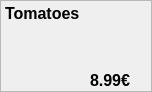
                         <widget class="QFrame" name="frame_9">
                          <property name="minimumSize">
                           <size>
                            <width>152</width>
                            <height>92</height>
                           </size>
                          </property>
                          <property name="maximumSize">
                           <size>
                            <width>152</width>
                            <height>92</height>
                           </size>
                          </property>
                          <property name="frameShape">
                           <enum>QFrame::StyledPanel</enum>
                          </property>
                          <property name="frameShadow">
                           <enum>QFrame::Raised</enum>
                          </property>
                          <widget class="QLabel" name="discountImageLabel8">
                           <property name="geometry">
                            <rect>
                             <x>30</x>
                             <y>20</y>
                             <width>81</width>
                             <height>51</height>
                            </rect>
                           </property>
                           <property name="text">
                            <string/>
                           </property>
                           <property name="pixmap">
                            <pixmap>images/marinated-tomatoes-with-garlic.jpg</pixmap>
                           </property>
                           <property name="scaledContents">
                            <bool>false</bool>
                           </property>
                           <property name="alignment">
                            <set>Qt::AlignCenter</set>
                           </property>
                          </widget>
                          <widget class="QLabel" name="discountPriceLabel8">
                           <property name="geometry">
                            <rect>
                             <x>90</x>
                             <y>70</y>
                             <width>51</width>
                             <height>20</height>
                            </rect>
                           </property>
                           <property name="font">
                            <font>
                             <pointsize>12</pointsize>
                             <weight>75</weight>
                             <bold>true</bold>
                            </font>
                           </property>
                           <property name="text">
                            <string>8.99€</string>
                           </property>
                          </widget>
                          <widget class="QLabel" name="discountNameLabel8">
                           <property name="geometry">
                            <rect>
                             <x>5</x>
                             <y>5</y>
                             <width>91</width>
                             <height>16</height>
                            </rect>
                           </property>
                           <property name="font">
                            <font>
                             <pointsize>12</pointsize>
                             <weight>75</weight>
                             <bold>true</bold>
                            </font>
                           </property>
                           <property name="text">
                            <string>Tomatoes</string>
                           </property>
                          </widget>
                          <widget class="QPushButton" name="discountPushButton8">
                           <property name="geometry">
                            <rect>
                             <x>0</x>
                             <y>0</y>
                             <width>155</width>
                             <height>90</height>
                            </rect>
                           </property>
                           <property name="text">
                            <string/>
                           </property>
                           <property name="flat">
                            <bool>true</bool>
                           </property>
                          </widget>
                          <zorder>discountNameLabel8</zorder>
                          <zorder>discountImageLabel8</zorder>
                          <zorder>discountPriceLabel8</zorder>
                          <zorder>discountPushButton8</zorder>
                         </widget>
